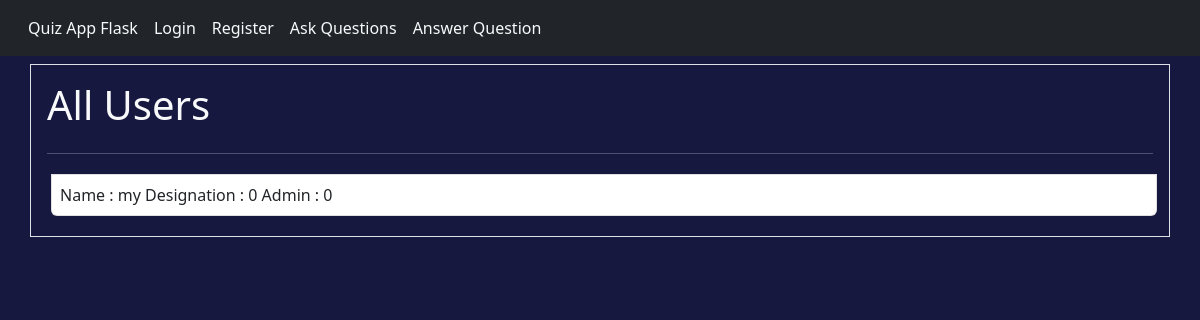
Before: /allusers with the older database file.
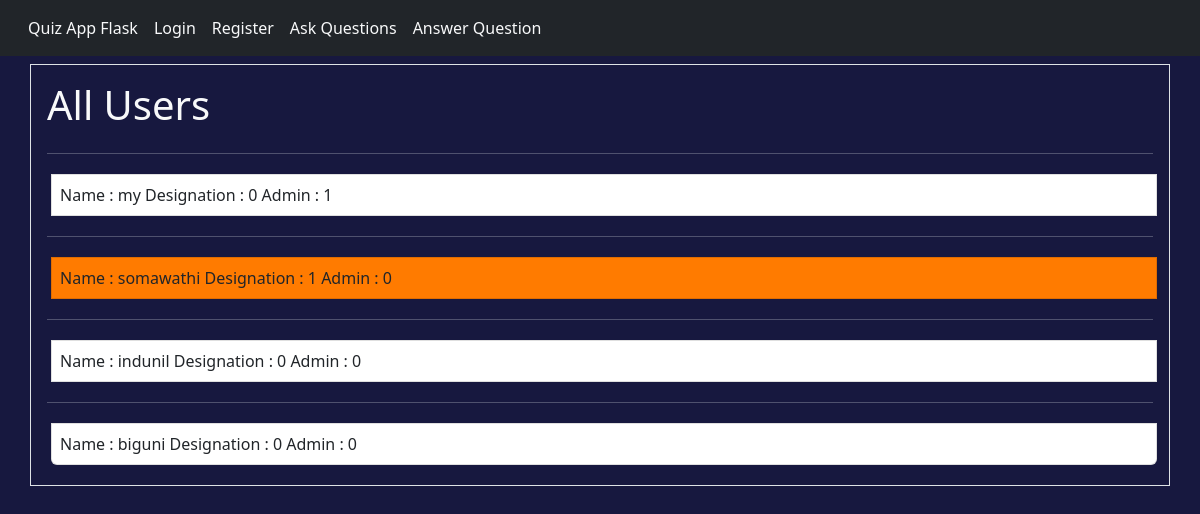
After: the same page with the newer database file.
### tables this page shows
CREATE TABLE users ( id integer primary key autoincrement, name text not null, password text not null, teacher boolean not null , admin boolean not null );

### app.py (the view)
@app.route('/allusers', methods =["POST","GET"])
def allusers():
    user = get_current_user()
    db = getDatabase()
    user_cursor = db.execute("select * from users")
    allusers = user_cursor.fetchall()
    return render_template("allusers.html", user = user, allusers = allusers)

### app.py (called while the page is built)
@app.teardown_appcontext
def close_database(error):
    if hasattr(g, 'quizapp_db'):
        g.quizapp_db.close()

def get_current_user():
    user_result = None
    if 'user' in session:
        user = session['user']
        db = getDatabase()
        user_cursor = db.execute("select * from users where name = ?",[user])
        user_result = user_cursor.fetchone()
    return user_result

### database.py (called while the page is built)
def connect_to_database():
    sql = sqlite3.connect("D:/Professional Course/Working/flask_quiz/quizapp.db")
    sql.row_factory = sqlite3.Row
    return sql

def getDatabase():
    if not hasattr(g, "quizapp_db"):
        g.quizapp_db = connect_to_database()
    return g.quizapp_db

### templates/allusers.html (shortened to what this page needs)
{% from "showlinks.html" import show_link  %}
<!doctype html>
<html lang="en">
  <head>
    <link href="https://cdn.jsdelivr.net/npm/bootstrap@5.2.2/dist/css/bootstrap.min.css" rel="stylesheet">
    <link rel="stylesheet" type="text/css" href="{{ url_for('static', filename = 'home.css') }}">
  </head>
  <body>
    <div class="parent">
        <div class="header mb-2">
            {{ show_link(user) }}
        </div>
        <div class="questions_answered container border text-light p-3">
            <h1>All Users</h1>
            <div class="list-group">
              {% if allusers %}
              {% for eachuser in allusers %}
              <hr/>
              <a href="{{ url_for('promote' , id = eachuser['id']) }}"
              class="p-2 m-1 list-group-item list-group-item-action mb-1
              {% if eachuser['teacher'] == 1 %} linkcolor {% endif %}">
                Name : {{ eachuser['name'] }} Designation : {{eachuser['teacher']}} Admin : {{eachuser['admin']}}
              </a>
              {% endfor %}
              {% endif%}
            </div>
        </div>
    </div>
  </body>
</html>

### templates/showlinks.html (shortened to what this page needs)
{% macro show_link(user) %}
<nav class="navbar navbar-expand-lg bg-dark p-2" >
    <div class="container-fluid">
      <div class="collapse navbar-collapse" id="navbarNav">
        <ul class="navbar-nav">
          <li class="nav-item">
            <a class="nav-link active text-light" aria-current="page" href="{{ url_for('index') }}">Quiz App Flask</a>
          </li>
          {% if not user %}
          <li class="nav-item">
            <a class="nav-link text-light" href="{{ url_for('login') }}">Login</a>
          </li>
          <li class="nav-item">
            <a class="nav-link text-light" href="{{ url_for('register') }}">Register</a>
          </li>
          {% endif %}
          <li class="nav-item">
            <a class="nav-link text-light" href="{{ url_for('askquestions') }}">Ask Questions</a>
          </li>
          <li class="nav-item">
            <a class="nav-link text-light" href="{{ url_for('answerquestions') }}">Answer Question</a>
          </li>
        </ul>
      </div>
    </div>
  </nav>
{% endmacro %}

### static/home.css (style rules this page uses)
body { background-color: #17183f; }
.linkcolor { background-color: rgb(255, 123, 0); }

Changed rows visible on the page:
changed users "my": admin "0" → "1"
added users: name "somawathi", teacher "1", admin "0"
added users: name "indunil", teacher "0", admin "0"
added users: name "biguni", teacher "0", admin "0"
